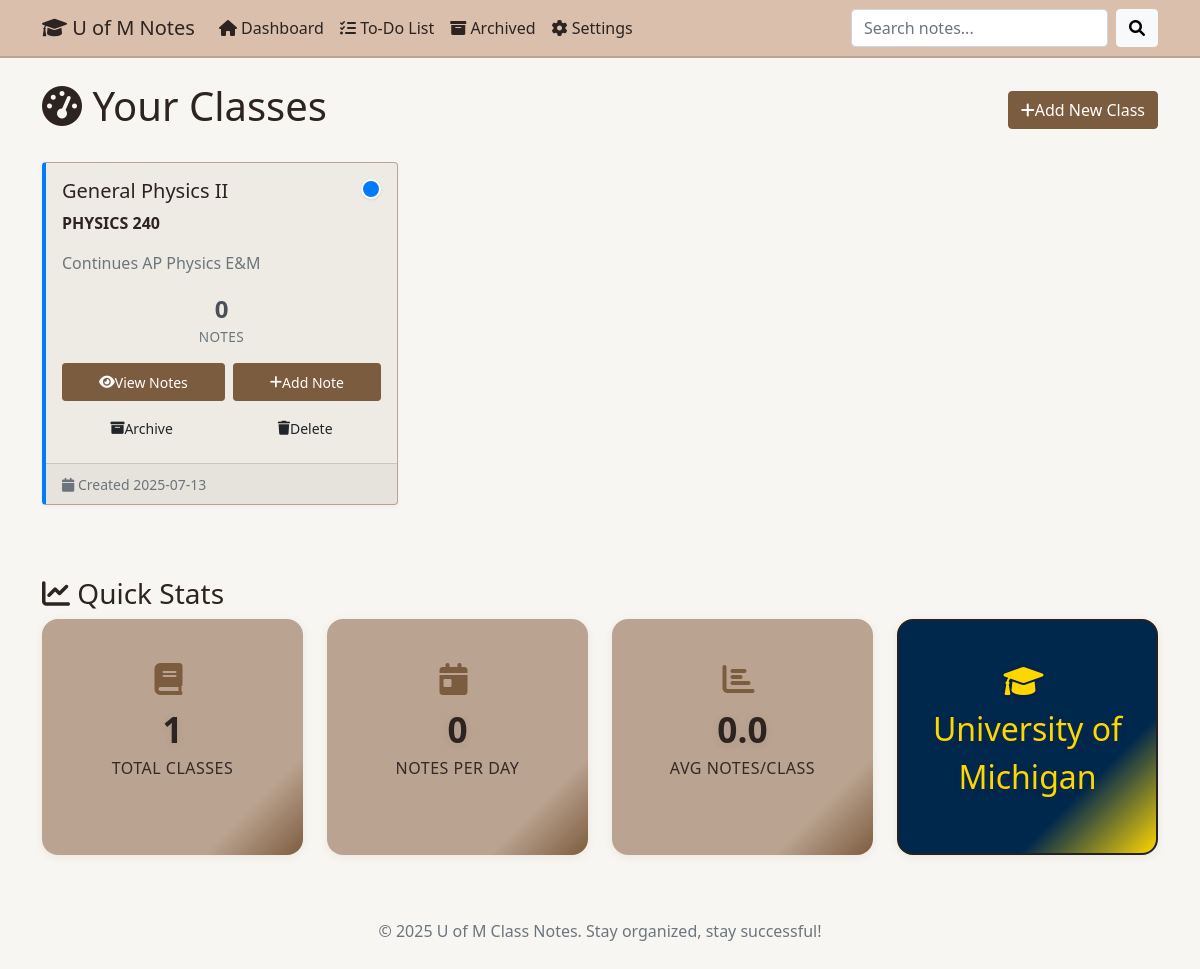
The app's page /, older data.
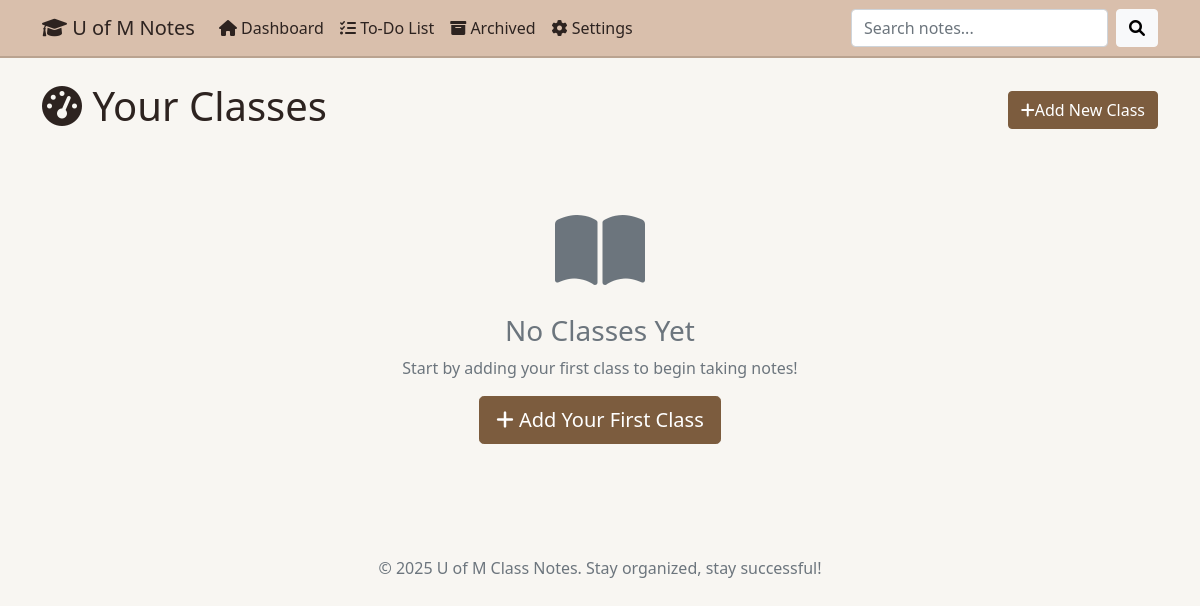
The same page, newer data.
### tables this page shows
CREATE TABLE classes (
            id INTEGER PRIMARY KEY AUTOINCREMENT,
            name TEXT NOT NULL,
            code TEXT NOT NULL,
            description TEXT,
            color TEXT DEFAULT '#007bff',
            created_at TIMESTAMP DEFAULT CURRENT_TIMESTAMP
        , archived INTEGER DEFAULT 0);

CREATE TABLE settings (
            id INTEGER PRIMARY KEY AUTOINCREMENT,
            key TEXT UNIQUE NOT NULL,
            value TEXT NOT NULL
        );

### app.py (the view)
@app.route('/')
def index():
    conn = get_db_connection()
    classes = conn.execute('SELECT * FROM classes WHERE archived = 0 ORDER BY created_at DESC').fetchall()
    class_stats = []
    for cls in classes:
        note_count = conn.execute('SELECT COUNT(*) as count FROM notes WHERE class_id = ?', (cls['id'],)).fetchone()['count']
        class_stats.append({
            'class': cls,
            'note_count': note_count
        })
    school_name = get_setting('school_name', 'U of M')
    school_primary_color = get_setting('school_primary_color', '#7C2328')
    school_secondary_color = get_setting('school_secondary_color', '#00274C')
    notes_per_day = calculate_notes_per_day()
    conn.close()
    return render_template('index.html',
                         class_stats=class_stats,
                         school_name=school_name,
                         school_primary_color=school_primary_color,
                         school_secondary_color=school_secondary_color,
                         notes_per_day=notes_per_day)

### app.py (called while the page is built, shortened)
def get_db_connection():
    conn = sql.connect(DATABASE)
    conn.row_factory = sql.Row
    return conn

def get_setting(key, default=None):
    conn = get_db_connection()
    result = conn.execute('SELECT value FROM settings WHERE key = ?', (key,)).fetchone()
    conn.close()
    return result['value'] if result else default

def calculate_notes_per_day():
    conn = get_db_connection()
    first_note = conn.execute('SELECT MIN(created_at) as first_date FROM notes').fetchone()
    total_notes = conn.execute('SELECT COUNT(*) as count FROM notes').fetchone()['count']
    if not first_note or not first_note['first_date'] or total_notes == 0:
        conn.close()
        return 0

### templates/index.html (shortened to what this page needs)
{% extends "base.html" %}
{% block content %}
<div class="row">
    <div class="col-md-12">
        <div class="d-flex justify-content-between align-items-center mb-4">
            <h1><i class="fas fa-tachometer-alt"> </i> Your Classes</h1>
            <a href="{{ url_for('add_class') }}" class="btn btn-brown">
                <i class="fas fa-plus"> </i> Add New Class
            </a>
        </div>
        {% if class_stats %}
            <div class="row">
                {% for stat in class_stats %}
                    <div class="col-md-4 mb-4">
                        <div class="card class-card h-100 class-border" data-class-color="{{ stat.class.color }}">
                            <div class="card-body">
                                <div class="d-flex justify-content-between align-items-start">
                                    <div>
                                        <h5 class="card-title">{{ stat.class.name }}</h5>
                                        <p class="card-text">
                                            <strong>{{ stat.class.code }}</strong>
                                        </p>
                                        {% if stat.class.description %}
                                            <p class="card-text text-muted">{{ stat.class.description }}</p>
                                        {% endif %}
                                    </div>
                                    <div class="class-color-indicator" data-bg-color="{{ stat.class.color }}"></div>
                                </div>
                                <div class="mt-3">
                                    <div class="row text-center">
                                        <div class="col">
                                            <div class="stat-number">{{ stat.note_count }}</div>
                                            <div class="stat-label">Notes</div>
                                        </div>
                                    </div>
                                </div>
                                <div class="mt-3 d-flex gap-2">
                                    <a href="{{ url_for('view_class', class_id=stat.class.id) }}"
                                       class="btn btn-brown btn-sm flex-fill">
                                        <i class="fas fa-eye"> </i> View Notes
                                    </a>
                                    <a href="{{ url_for('add_note', class_id=stat.class.id) }}"
                                       class="btn btn-brown btn-sm flex-fill">
                                        <i class="fas fa-plus"> </i> Add Note
                                    </a>
                                </div>
                                <div class="mt-2 d-flex gap-2">
                                    <form method="POST" action="{{ url_for('archive_class', class_id=stat.class.id) }}"
                                          class="flex-fill" style="display: inline;">
                                        <button type="submit" class="btn btn-brown-yellow btn-sm w-100"
                                                onclick="return confirmArchive('{{ stat.class.name }}')">
                                            <i class="fas fa-archive"> </i> Archive
                                        </button>
                                    </form>
                                    <form method="POST" action="{{ url_for('delete_class', class_id=stat.class.id) }}"
                                          class="flex-fill" style="display: inline;">
                                        <button type="submit" class="btn btn-brown-red btn-sm w-100"
                                                onclick="return confirmClassDelete('{{ stat.class.name }}')">
                                            <i class="fas fa-trash"> </i> Delete
                                        </button>
                                    </form>
                                </div>
                            </div>
                            <div class="card-footer text-muted">
                                <small>
                                    <i class="fas fa-calendar"> </i>
                                    Created {{ stat.class.created_at[:10] }}
                                </small>
                            </div>
                        </div>
                    </div>
                {% endfor %}
            </div>
        {% else %}
            <div class="text-center py-5">
                <div class="mb-4">
                    <i class="fas fa-book-open fa-5x text-muted"> </i>
                </div>
                <h3 class="text-muted">No Classes Yet</h3>
                <p class="text-muted">Start by adding your first class to begin taking notes!</p>
                <a href="{{ url_for('add_class') }}" class="btn btn-brown btn-lg">
                    <i class="fas fa-plus"> </i> Add Your First Class
                </a>
            </div>
        {% endif %}
    </div>
</div>
{% if class_stats %}
<div class="row mt-5">
    <div class="col-md-12">
        <h3><i class="fas fa-chart-line"> </i> Quick Stats</h3>
        <div class="row">
            <div class="col-md-3">
                <div class="stat-card text-center">
                    <div class="card-body">
                        <div class="icon"><i class="fas fa-book"></i></div>
                        <div class="stat-value">{{ class_stats|length }}</div>
                        <div class="stat-label">Total Classes</div>
                    </div>
                </div>
            </div>
            <div class="col-md-3">
                <div class="stat-card text-center">
                    <div class="card-body">
                        <div class="icon"><i class="fas fa-calendar-day"></i></div>
                        <div class="stat-value">{{ notes_per_day }}</div>
                        <div class="stat-label">Notes per Day</div>
                    </div>
                </div>
            </div>
            <div class="col-md-3">
                <div class="stat-card text-center">
                    <div class="card-body">
                        <div class="icon"><i class="fas fa-chart-bar"></i></div>
                        <div class="stat-value">{{ (class_stats|sum(attribute='note_count') / class_stats|length)|round(1) if class_stats|length > 0 else 0 }}</div>
                        <div class="stat-label">Avg Notes/Class</div>
                    </div>
                </div>
            </div>
            <div class="col-md-3">
                <div class="stat-card text-center school-card" style="background: {{ school_primary_color }}; position: relative; overflow: hidden;">
                    <div class="card-body" style="position: relative; z-index: 2;">
                        <div class="icon"><i class="fas fa-graduation-cap" style="color: {{ school_secondary_color }};"></i></div>
                        <div class="stat-value" style="font-size: 2rem; font-weight: 350; color: {{ school_secondary_color }};">{{ school_name }}</div>
                    </div>
                    <div style="position: absolute; bottom: 0; right: 0; width: 70%; height: 70%; background: linear-gradient(135deg, transparent 60%, {{ school_secondary_color }} 100%); z-index: 1;"></div>
                </div>
            </div>
        </div>
    </div>
</div>
{% endif %}
{% endblock %}

### templates/base.html (shortened to what this page needs)
<!DOCTYPE html>
<html lang="en">
<head>
    <link href="https://cdn.jsdelivr.net/npm/bootstrap@5.1.3/dist/css/bootstrap.min.css" rel="stylesheet">
    <link rel="stylesheet" href="https://cdnjs.cloudflare.com/ajax/libs/font-awesome/6.0.0/css/all.min.css">
    <link href="https://cdn.quilljs.com/1.3.6/quill.snow.css" rel="stylesheet">
    <link rel="stylesheet" href="{{ url_for('static', filename='css/style.css') }}">
</head>
<body>
    <nav class="navbar navbar-expand-lg navbar" style="color: #2d2320;">
        <div class="container">
            <a class="navbar-brand" href="{{ url_for('index') }}" style="color: #2d2320;">
                <i class="fas fa-graduation-cap"> </i> U of M Notes
            </a>
            <div class="collapse navbar-collapse" id="navbarNav">
                <ul class="navbar-nav me-auto">
                    <li class="nav-item">
                        <a class="nav-link" href="{{ url_for('index') }}">
                            <i class="fas fa-home"> </i> Dashboard
                        </a>
                    </li>
                    <li class="nav-item">
                        <a class="nav-link" href="{{ url_for('todos') }}">
                            <i class="fas fa-tasks"> </i> To-Do List
                        </a>
                    </li>
                    <li class="nav-item">
                        <a class="nav-link" href="{{ url_for('archived_classes') }}">
                            <i class="fas fa-archive"> </i> Archived
                        </a>
                    </li>
                    <li class="nav-item">
                        <a class="nav-link" href="{{ url_for('settings') }}">
                            <i class="fas fa-cog"> </i> Settings
                        </a>
                    </li>
                </ul>
                <form class="d-flex" method="GET" action="{{ url_for('search') }}">
                    <input class="form-control me-2" type="search" name="q" placeholder="Search notes..."
                           value="{{ request.args.get('q', '') }}">
                    <button class="btn btn-light" type="submit">
                        <i class="fas fa-search"> </i>
                    </button>
                </form>
            </div>
        </div>
    </nav>
    <div class="container mt-4">
        {% block content %}{% endblock %}
    </div>
    <footer class="footer text-center py-3 mt-5">
        <div class="container">
            <p class="text-muted">&copy; 2025 U of M Class Notes. Stay organized, stay successful!</p>
        </div>
    </footer>
</body>
</html>

### static/css/style.css (style rules this page uses)
.btn-brown { background-color: var(--color-6); border-color: var(--color-6); color: #fff; }
:root { --color-1: #BAA390; --color-2: #F8F6F2; --color-3: #EEEBe5; --color-4: #2d2320; --color-5: #D9BFAC; --color-6: #7C5C3E; --bg-main: var(--color-2); --bg-card: var(--color-3); --bg-card-header: var(--color-5); --text-main: var(--color-4); --text-muted: #7a7a7a; --border-main: var(--color-1); --btn-main: var(--color-1); --btn-main-hover: var(--color-6); --btn-secondary: var(--color-5); --btn-secondary-hover: var(--color-1); --stat-card-bg: var(--color-1); --stat-card-text: #fff; --stat-card-accent: var(--color-6); }
body { background-color: var(--bg-main); color: #2d2320; font-family: 'Segoe UI', Tahoma, Geneva, Verdana, sans-serif; min-height: 100vh; display: flex; flex-direction: column; transition: background-color 0.3s, color 0.3s; }
.navbar { background-color: var(--bg-card-header) !important; color: var(--text-main) !important; border-bottom: 2px solid var(--border-main); }
.navbar .navbar-brand, .navbar .nav-link, .navbar .navbar-toggler, .navbar .navbar-toggler-icon { color: var(--text-main) !important; }
footer p { color: var(--text-muted); }
.d-flex .btn, .btn-group .btn { min-height: 38px; display: flex; align-items: center; justify-content: center; }
footer { margin-top: auto; }

Row changes from the older to the newer data that the page shows:
removed classes: class.name "General Physics II", class.code "PHYSICS 240", class.description "Continues AP Physics E&M", class "2025-07-13"
removed settings: value "University of Michigan"
Text that changed along with them:
{{ class_stats|length }}: "1" → (not shown)
{{ notes_per_day }}: "0" → (not shown)
text no longer shown: "Quick Stats TOTAL CLASSES NOTES PER DAY 0.0 AVG NOTES/CLASS"
text now shown: "No Classes Yet Start by adding your first class to begin taking notes! Add Your First Class"
list line gone: "0 NOTES View Notes Add Note Archive Delete Created"
